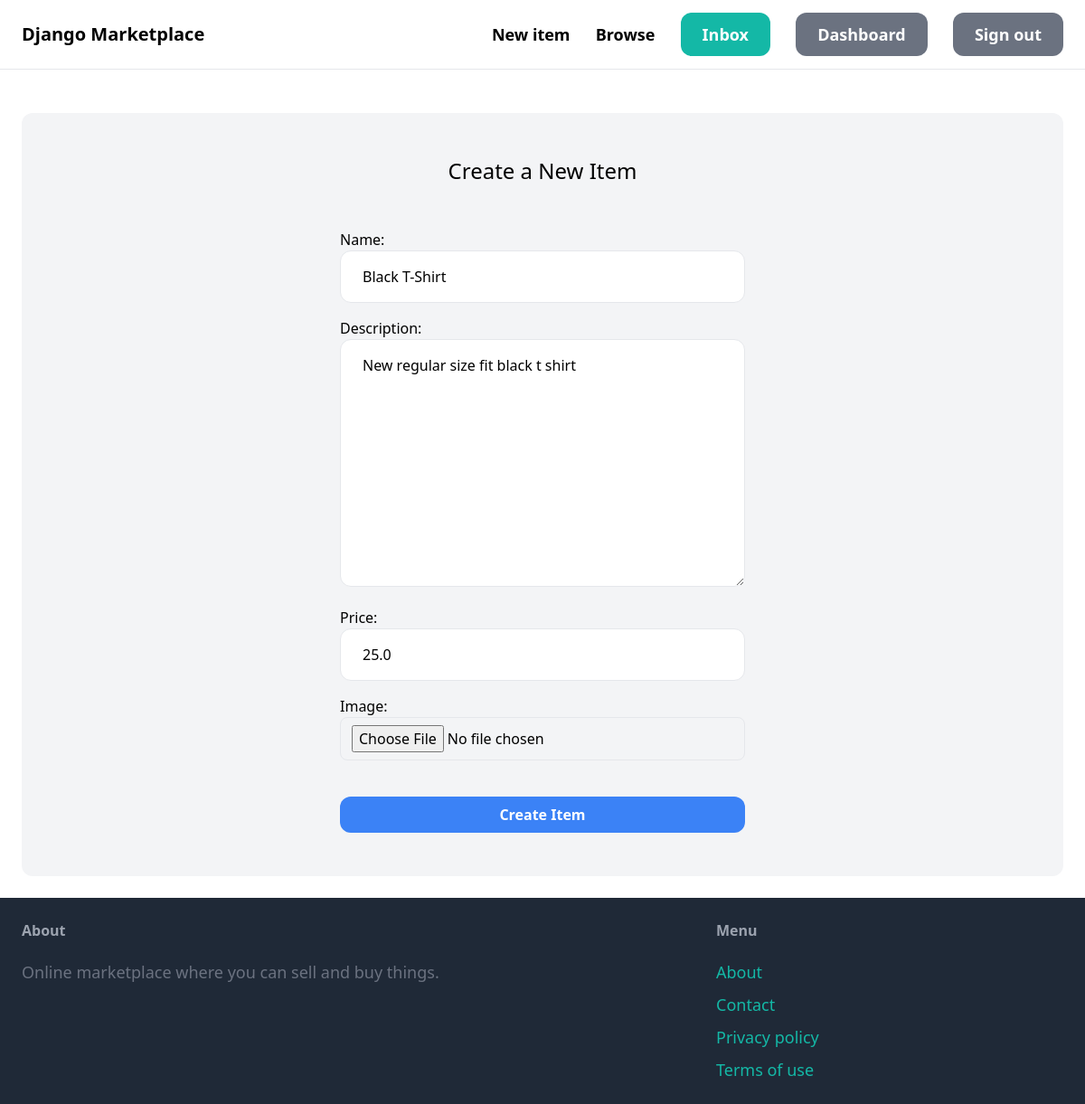
The app's page /items/2/edit/ (signed in) with its own data.
### item/models.py (models this page shows, shortened)
class Item(models.Model):
    category = models.ForeignKey(
        Category, related_name='items', on_delete=models.CASCADE)
    name = models.CharField(max_length=255)
    description = models.TextField(blank=True, null=True)
    price = models.FloatField()
    image = models.ImageField(upload_to='item_images', blank=True, null=True)
    is_sold = models.BooleanField(default=False)
    created_at = models.DateTimeField(auto_now_add=True)
    created_by = models.ForeignKey(
        User, related_name='items', on_delete=models.CASCADE)

### item/views.py (the view)
# urls.py: path('<int:pk>/edit/', views.edit, name='edit'),
@login_required
def edit(request, pk):
    item = get_object_or_404(Item, pk=pk, created_by=request.user)
    if request.method == 'POST':
        form = EditItemFrom(request.POST, request.FILES, instance=item)
        if form.is_valid():
            form.save()
            return redirect('item:detail', pk=item.id)
    else:
        form = EditItemFrom(instance=item)
    return render(request, 'item/form.html', {
        'form': form,
        'title': 'Edit Item',
    })

### item/forms.py
class EditItemFrom(forms.ModelForm):
    class Meta:
        model = Item
        fields = ('name', 'description', 'price', 'image', 'is_sold')
        widgets = {
            'name': forms.TextInput(attrs={
                'class': INPUT_CLASSES
            }),
            'description': forms.Textarea(attrs={
                'class': INPUT_CLASSES
            }),
            'price': forms.TextInput(attrs={
                'class': INPUT_CLASSES
            }),
            'image': forms.FileInput(attrs={
                'class': 'w-full py-2 px-3 rounded-lg border focus:outline-none focus:ring-2 focus:ring-blue-400'  # Corrected class here
            })
        }

### item/templates/item/form.html (shortened to what this page needs)
{% extends 'core/base.html' %}
{% block content %}
<div class="mt-6 px-6 py-12 bg-gray-100 rounded-xl">
  <h2 class="mb-12 text-2xl text-center">Create a New Item</h2>
  <form method="post" class="w-full max-w-md mx-auto" enctype="multipart/form-data">
    <div class="mb-4">
      {{ form.name.label_tag }}
      {{ form.name }}
    </div>
    <div class="mb-4">
      {{ form.description.label_tag }}
      {{ form.description }}
    </div>
    <div class="mb-4">
      {{ form.price.label_tag }}
      {{ form.price }}
    </div>
    <div class="mb-4">
      {{ form.image.label_tag }}
      {{ form.image }}
    </div>
    <button class="mt-6 w-full bg-blue-500 hover:bg-blue-700 text-white font-bold py-2 px-4 rounded-xl focus:outline-none focus:shadow-outline" type="submit">
      Create Item
    </button>
  </form>
</div>
{% endblock %}

### core/templates/core/base.html (style rules this page uses)
body { margin: 0; padding: 0; display: flex; flex-direction: column; min-height: 100vh; }

### records on screen
Item: name "Black T-Shirt", description "New regular size fit black t shirt", price "25.0"
